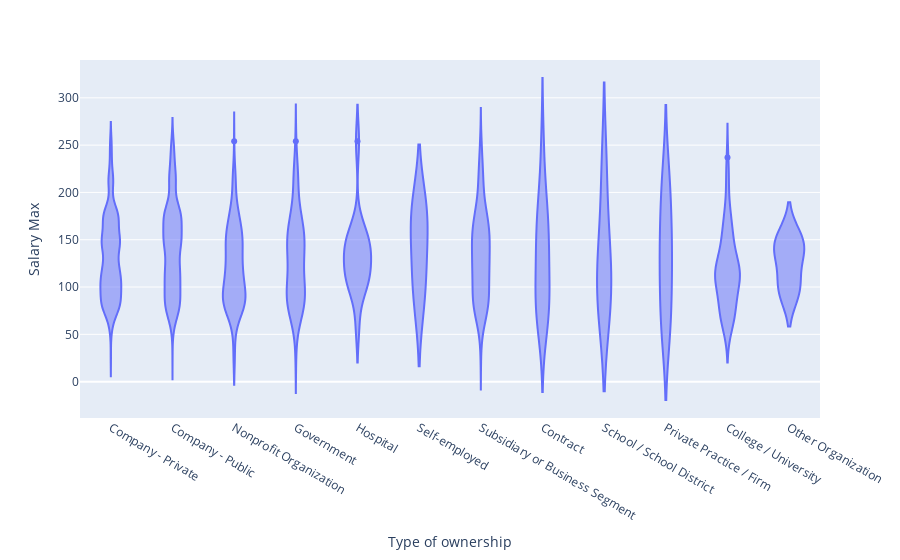

This figure's notebook cell:
### Code cell
#取工资的最大值
px.violin(df_1, y="Salary Max", x='Type of ownership')

### Figure 1 — Plotly figure (JSON) as saved in the notebook; plotly's stock layout.template omitted (floating-point values rounded to 4 significant figures; data arrays with more than 128 entries replaced by an {"elided": "..."} marker saying what was removed)
{"data": [{"alignmentgroup": "True", "box": {"visible": false}, "hovertemplate": "Type of ownership=%{x}<br>Salary Max=%{y}<extra></extra>", "legendgroup": "", "marker": {"color": "#636efa"}, "name": "", "offsetgroup": "", "orientation": "v", "scalegroup": "True", "showlegend": false, "type": "violin", "x": {"elided": "3641 str values"}, "x0": " ", "xaxis": "x", "y": {"elided": "3641 int values"}, "y0": " ", "yaxis": "y"}], "layout": {"legend": {"tracegroupgap": 0}, "margin": {"t": 60}, "violinmode": "group", "xaxis": {"anchor": "y", "domain": [0, 1], "title": {"text": "Type of ownership"}}, "yaxis": {"anchor": "x", "domain": [0, 1], "title": {"text": "Salary Max"}}}}
